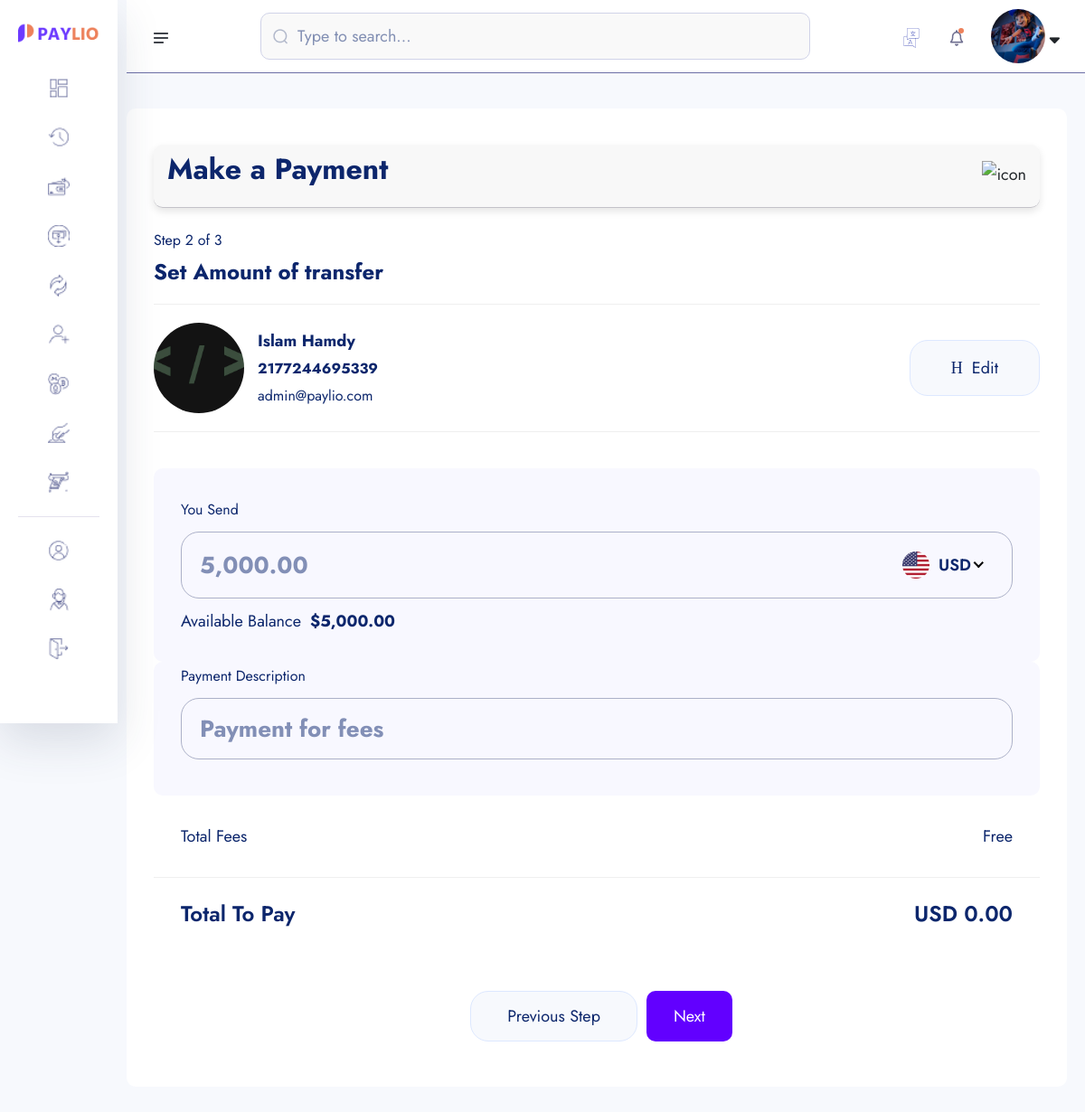
/amount-transfer/2177244695339/ (signed in), run on the app's committed database.
### userauths/models.py (models this page shows, shortened)
class User(AbstractUser):
    username = models.CharField(max_length=255)
    email = models.EmailField(unique=True)
    is_staff = models.BooleanField(default=False)
    is_superuser = models.BooleanField(default=False)
    USERNAME_FIELD = "email"
    REQUIRED_FIELDS = ['username']

### account/models.py (models this page shows, shortened)
class KYC(models.Model):
    id = models.UUIDField(primary_key=True, unique=True, default=uuid.uuid4, editable=False)
    user =  models.OneToOneField(User, on_delete=models.CASCADE)
    account =  models.OneToOneField(Account, on_delete=models.CASCADE, null=True, blank=True)
    full_name = models.CharField(max_length=1000)
    image = models.ImageField(upload_to="kyc", default="default.jpg")
    marrital_status = models.CharField(choices=MARITAL_STATUS, max_length=40)
    gender = models.CharField(choices=GENDER, max_length=40)
    identity_type = models.CharField(choices=IDENTITY_TYPE, max_length=140)
    identity_image = models.ImageField(upload_to="kyc", null=True, blank=True)
    date_of_birth = models.DateTimeField(auto_now_add=False)
    signature = models.ImageField(upload_to="kyc")
    country = models.CharField(max_length=100)
    state = models.CharField(max_length=100)
    city = models.CharField(max_length=100)
    mobile = models.CharField(max_length=1000)
    fax = models.CharField(max_length=1000)
    date = models.DateTimeField(auto_now_add=True)
    class Meta:
        ordering = ['-date']

class Account(models.Model):
    id = models.UUIDField(primary_key=True, unique=True, default=uuid.uuid4, editable=False)
    user =  models.OneToOneField(User, on_delete=models.CASCADE)
    account_balance = models.DecimalField(max_digits=12, decimal_places=2, default=0.00)
    account_number = ShortUUIDField(unique=True,length=10, max_length=25, prefix="217", alphabet="1234567890")
    account_id = ShortUUIDField(unique=True,length=7, max_length=25, prefix="DEX", alphabet="1234567890")
    pin_number = ShortUUIDField(unique=True,length=4, max_length=7, alphabet="1234567890") #2737
    red_code = ShortUUIDField(unique=True,length=10, max_length=20, alphabet="abcdefgh1234567890")
    account_status = models.CharField(max_length=100, choices=ACCOUNT_STATUS, default="in-active")
    date = models.DateTimeField(auto_now_add=True)
    kyc_submitted = models.BooleanField(default=False)
    kyc_confirmed = models.BooleanField(default=False)
    recommended_by = models.ForeignKey(User, on_delete=models.DO_NOTHING, blank=True, null=True, related_name="recommended_by")
    review = models.CharField(max_length=100, null=True, blank=True, default="Review")
    class Meta:
        ordering = ['-date']

### core/transfer.py (the view)
# urls.py: path('amount-transfer/<account_number>/', transfer.amount_transfer, name='amount-transfer'),
def amount_transfer(request, account_number):
    try:
        account = Account.objects.get(account_number=account_number)
    except:
        messages.warning(request, "Account dosen't exist")
        return redirect("core:search-account")
    context = {
        "account": account,
    }
    return render(request, "transfer/amount_transfer.html", context)

### core/templates/transfer/amount_transfer.html (shortened to what this page needs)
{% extends "auth_base.html" %}
{% load static %}
{% load humanize %}
{% block content %}
    <section class="dashboard-section body-collapse pay step step-2">
        <div class="overlay pt-120">
            <div class="container-fruid">
                <div class="main-content">
                    <div class="head-area d-flex align-items-center justify-content-between">
                        <h4>Make a Payment</h4>
                        <div class="icon-area">
                            <img src="{% static 'assets1/images/icon/support-icon.png' %}" alt="icon">
                        </div>
                    </div>
                    <div class="choose-recipient">
                        <div class="step-area">
                            <span class="mdr">Step 2 of 3</span>
                            <h5>Set Amount of transfer</h5>
                        </div>
                        <div class="user-select">
                            <div class="single-user">
                                <div class="left d-flex align-items-center">
                                    <div class="img-area">
                                    <img src="{{ account.user.kyc.image.url }}" style="width: 100px; height: 100px; border-radius: 50%; object-fit: cover;"  alt="image">
                                </div>
                                <div class="text-area">
                                    <p>{{ account.user.kyc.full_name|title }}</p>
                                    <span class="mdr"><b>{{ account.account_number }}</b></span> <br>
                                    <span class="mdr">{{ account.user.email }}</span>
                                </div>
                                </div>
                                <div class="right">
                                    <a href="{% url 'core:search-account' %}">
                                        <i class="icon-h-edit"></i>
                                        Edit
                                    </a>
                                </div>
                            </div>
                        </div>
                    </div>
                    <form action="{% url 'core:amount-transfer-process' account.account_number %}" method="POST">
                        <div class="send-banance">
                            <span class="mdr">You Send</span>
                            <div class="input-area">
                                <input class="xxlr" onkeyup="CalculateBalance()" placeholder="{{ request.user.account.account_balance|intcomma }}" type="number" name='amount_send' id="amount_send">
                            </div>
                            <p>Available Balance<b>${{ request.user.account.account_balance|intcomma }}</b></p>
                        </div>
                        <div class="send-banance pt-0 mt-0">
                            <span class="mdr">Payment Description</span>
                            <div class="input-area">
                                <input class="xxlr" onkeyup="CalculateBalance()" placeholder="Payment for fees" type="text" name="description">
                            </div>
                        </div>
                        <ul class="total-fees">
                            <li>Total Fees</li>
                            <li>Free</li>
                        </ul>
                        <ul class="total-fees pay">
                            <li>
                                <h5>Total To Pay</h5>
                            </li>
                            <li>
                                <h5 id="total-to-pay">USD 0.00</h5>
                            </li>
                        </ul>
                        <div class="footer-area mt-40">
                            <a href="pay-step-1.html">Previous Step</a>
                            <button type="submit" style="padding: 10px 30px; border-radius: 10px; background: rgb(98, 0, 255); color: #fff;" class="active">Next</button>
                        </div>
                    </form>
                </div>
            </div>
        </div>
    </section>
{% endblock content %}

### templates/auth_base.html (shortened to what this page needs)
{% load static %}
<!doctype html>
<html lang="en">
<head>
    <link rel="stylesheet" href="{% static 'assets1/css/bootstrap.min.css' %}">
    <link rel="stylesheet" href="{% static 'assets1/css/fontawesome.min.css' %}">
    <link rel="stylesheet" href="{% static 'assets1/css/jquery-ui.css' %}">
    <link rel="stylesheet" href="{% static 'assets1/css/plugin/apexcharts.css' %}">
    <link rel="stylesheet" href="{% static 'assets1/css/plugin/nice-select.css' %}">
    <link rel="stylesheet" href="{% static 'assets1/css/arafat-font.css' %}">
    <link rel="stylesheet" href="{% static 'assets1/css/plugin/animate.css' %}">
    <link rel="stylesheet" href="{% static 'assets1/css/style.css' %}">
</head>
<body>
    <header class="header-section body-collapse">
        <div class="overlay">
            <div class="container-fruid">
                <div class="row d-flex header-area">
                    <div class="navbar-area d-flex align-items-center justify-content-between">
                        <div class="sidebar-icon">
                            <img src="{% static 'assets1/images/icon/menu.png' %}" alt="icon">
                        </div>
                        <form action="#" class="flex-fill">
                            <div class="form-group d-flex align-items-center">
                                <img src="{% static 'assets1/images/icon/search.png' %}" alt="icon">
                                <input type="text" placeholder="Type to search...">
                            </div>
                        </form>
                        <div class="dashboard-nav">
                            <div class="single-item language-area">
                                <div class="language-btn">
                                    <img src="{% static 'assets1/images/icon/lang.png' %}" alt="icon">
                                </div>
                            </div>
                            <div class="single-item notifications-area">
                                <div class="notifications-btn">
                                    <img src="{% static 'assets1/images/icon/bell.png' %}" class="bell-icon" alt="icon">
                                </div>
                            </div>
                            <div class="single-item user-area">
                                <div class="profile-area d-flex align-items-center">
                                    <span class="user-profile">
                                        {% if request.user.kyc.image %}
                                            <img src="{{request.user.kyc.image.url}}" style="width: 60px; height: 60px; border-radius: 50%; object-fit: cover;" alt="image">
                                        {% else %}
                                            <img src="{% static 'assets1/images/default.jpg' %}" style="width: 50px; height: 50px; border-radius: 50%; object-fit: cover;" alt="image">
                                        {% endif %}
                                    </span>
                                    <i class="fa-solid fa-sort-down"></i>
                                </div>
                            </div>
                        </div>
                    </div>
                    <div class="sidebar-wrapper">
                        <div class="sidebar-logo">
                            <a href="/"><img src="{% static 'assets1/images/logo.png' %}" alt="logo"></a>
                        </div>
                        <ul>
                            <li>
                                <a href="{% url 'account:dashboard' %}">
                                    <img src="{% static 'assets1/images/icon/dashboard.png' %}" alt="Dashboard"> <span>Dashboard</span>
                                </a>
                            </li>
                            <li>
                                <a href="{% url 'core:transactions' %}">
                                    <img src="{% static 'assets1/images/icon/transactions.png' %}" alt="Transactions"> <span>Transactions</span>
                                </a>
                            </li>
                            <li>
                                <a href="{% url 'core:search-account' %}">
                                    <img src="{% static 'assets1/images/icon/pay.png' %}" alt="Pay"> <span>Pay</span>
                                </a>
                            </li>
                            <li>
                                <a href="{% url 'core:request-search-account' %}">
                                    <img src="{% static 'assets1/images/icon/receive.png' %}" alt="Receive"> <span>Receive</span>
                                </a>
                            </li>
                            <li>
                                <a href="money-exchange.html">
                                    <img src="{% static 'assets1/images/icon/exchange.png' %}" alt="Exchange"> <span>Exchange</span>
                                </a>
                            </li>
                            <li>
                                <a href="recipients.html">
                                    <img src="{% static 'assets1/images/icon/recipients.png' %}" alt="Recipients"> <span>Recipients</span>
                                </a>
                            </li>
                            <li>
                                <a href="crypto.html">
                                    <img src="{% static 'assets1/images/icon/crypto.png' %}" alt="Crypto"> <span>Crypto</span>
                                </a>
                            </li>
                            <li>
                                <a href="deposit-money.html">
                                    <img src="{% static 'assets1/images/icon/deposit.png' %}" alt="Deposit"> <span>Deposit Money</span>
                                </a>
                            </li>
                            <li>
                                <a href="withdraw-money-step-1.html">
                                    <img src="{% static 'assets1/images/icon/withdraw.png' %}" alt="Withdraw"> <span>Withdraw Money</span>
                                </a>
                            </li>
                        </ul>
                        <ul class="bottom-item">
                            <li class="">
                                <a href="{% url 'account:account' %}">
                                    <img src="{% static 'assets1/images/icon/account.png' %}" alt="Account"> <span>Account</span>
                                </a>
                            </li>
                            <li>
                                <a href="javascript:void(0)">
                                    <img src="{% static 'assets1/images/icon/support.png' %}" alt="Support"> <span>Support</span>
                                </a>
                            </li>
                            <li>
                                <a href="{% url 'userauths:sign-out' %}">
                                    <img src="{% static 'assets1/images/icon/quit.png' %}" alt="Quit"> <span>Quit</span>
                                </a>
                            </li>
                        </ul>
                        <div class="pt-120">
                        </div>
                    </div>
                </div>
            </div>
        </div>
    </header>
    {% block content %}
    {% endblock content %}
</body>
</html>

### templates/auth_base.html (style rules this page uses)
.head-area { display: flex; align-items: center; padding: 15px; background-color: #f8f8f8; border-radius: 10px; box-shadow: 0 4px 8px rgba(0, 0, 0, 0.1); margin: 10px 0; }

### data on the page
User: user.kyc.image (picture), amount_send "5,000.00", user.account.account_balance "5,000.00"
Account: user.kyc.image (picture), user.kyc.full_name "Islam Hamdy", account_number "2177244695339", user.email "admin@paylio.com"
